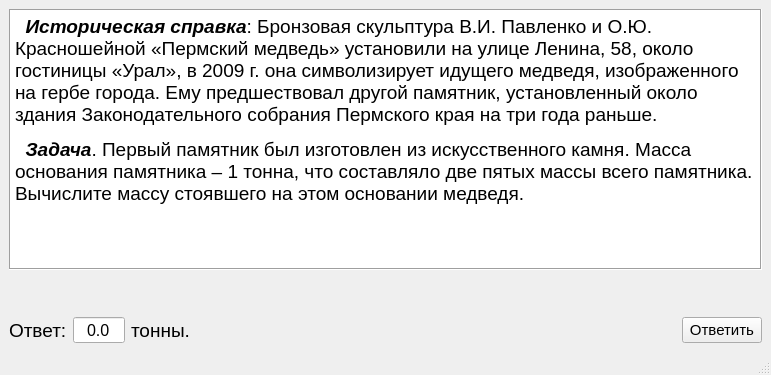
<?xml version="1.0" encoding="UTF-8"?>
<ui version="4.0">
 <class>MainWindow</class>
 <widget class="QMainWindow" name="MainWindow">
  <property name="geometry">
   <rect>
    <x>0</x>
    <y>0</y>
    <width>771</width>
    <height>375</height>
   </rect>
  </property>
  <property name="windowTitle">
   <string>Легенда о Пермском мишке</string>
  </property>
  <widget class="QWidget" name="centralwidget">
   <layout class="QVBoxLayout" name="verticalLayout">
    <item>
     <widget class="QTextBrowser" name="textBrowser">
      <property name="frameShape">
       <enum>QFrame::Box</enum>
      </property>
      <property name="html">
       <string>&lt;!DOCTYPE HTML PUBLIC &quot;-//W3C//DTD HTML 4.0//EN&quot; &quot;http://www.w3.org/TR/REC-html40/strict.dtd&quot;&gt;
&lt;html&gt;&lt;head&gt;&lt;meta name=&quot;qrichtext&quot; content=&quot;1&quot; /&gt;&lt;style type=&quot;text/css&quot;&gt;
p, li { white-space: pre-wrap; }
&lt;/style&gt;&lt;/head&gt;&lt;body style=&quot; font-family:'MS Shell Dlg 2'; font-size:8.25pt; font-weight:400; font-style:normal;&quot;&gt;
&lt;p style=&quot; margin-top:12px; margin-bottom:12px; margin-left:0px; margin-right:0px; -qt-block-indent:0; text-indent:0px;&quot;&gt;&lt;span style=&quot; font-family:'Times New Roman','serif'; font-size:14pt; font-weight:600; font-style:italic;&quot;&gt;  Историческая справка&lt;/span&gt;&lt;span style=&quot; font-family:'Times New Roman','serif'; font-size:14pt;&quot;&gt;: Бронзовая скульптура В.И. Павленко и О.Ю. Красношейной «Пермский медведь» установили на улице Ленина, 58, около гостиницы «Урал», в 2009 г. она символизирует идущего медведя, изображенного на гербе города. Ему предшествовал другой памятник, установленный около здания Законодательного собрания Пермского края на три года раньше.&lt;/span&gt;&lt;span style=&quot; font-size:8pt;&quot;&gt; &lt;/span&gt;&lt;/p&gt;
&lt;p style=&quot; margin-top:12px; margin-bottom:12px; margin-left:0px; margin-right:0px; -qt-block-indent:0; text-indent:0px;&quot;&gt;&lt;span style=&quot; font-family:'Times New Roman','serif'; font-size:14pt; font-weight:600; font-style:italic;&quot;&gt;  Задача&lt;/span&gt;&lt;span style=&quot; font-family:'Times New Roman','serif'; font-size:14pt;&quot;&gt;. Первый памятник был изготовлен из искусственного камня. Масса основания памятника – 1 тонна, что составляло две пятых массы всего памятника. Вычислите массу стоявшего на этом основании медведя.&lt;/span&gt;&lt;span style=&quot; font-size:8pt;&quot;&gt; &lt;/span&gt;&lt;/p&gt;&lt;/body&gt;&lt;/html&gt;</string>
      </property>
     </widget>
    </item>
    <item>
     <spacer name="verticalSpacer">
      <property name="orientation">
       <enum>Qt::Vertical</enum>
      </property>
      <property name="sizeType">
       <enum>QSizePolicy::Minimum</enum>
      </property>
      <property name="sizeHint" stdset="0">
       <size>
        <width>20</width>
        <height>40</height>
       </size>
      </property>
     </spacer>
    </item>
    <item>
     <layout class="QHBoxLayout" name="horizontalLayout">
      <item>
       <widget class="QLabel" name="label">
        <property name="font">
         <font>
          <pointsize>14</pointsize>
          <weight>50</weight>
          <bold>false</bold>
         </font>
        </property>
        <property name="text">
         <string>Ответ:</string>
        </property>
       </widget>
      </item>
      <item>
       <widget class="QDoubleSpinBox" name="doubleSpinBox">
        <property name="font">
         <font>
          <pointsize>12</pointsize>
         </font>
        </property>
        <property name="alignment">
         <set>Qt::AlignCenter</set>
        </property>
        <property name="buttonSymbols">
         <enum>QAbstractSpinBox::NoButtons</enum>
        </property>
        <property name="decimals">
         <number>1</number>
        </property>
       </widget>
      </item>
      <item>
       <widget class="QLabel" name="label_2">
        <property name="font">
         <font>
          <pointsize>14</pointsize>
         </font>
        </property>
        <property name="text">
         <string>тонны.</string>
        </property>
        <property name="alignment">
         <set>Qt::AlignLeading|Qt::AlignLeft|Qt::AlignVCenter</set>
        </property>
       </widget>
      </item>
      <item>
       <spacer name="horizontalSpacer">
        <property name="orientation">
         <enum>Qt::Horizontal</enum>
        </property>
        <property name="sizeHint" stdset="0">
         <size>
          <width>40</width>
          <height>20</height>
         </size>
        </property>
       </spacer>
      </item>
      <item>
       <widget class="QPushButton" name="answerButton">
        <property name="font">
         <font>
          <pointsize>11</pointsize>
         </font>
        </property>
        <property name="text">
         <string>Ответить</string>
        </property>
       </widget>
      </item>
     </layout>
    </item>
   </layout>
  </widget>
  <widget class="QMenuBar" name="menubar">
   <property name="geometry">
    <rect>
     <x>0</x>
     <y>0</y>
     <width>771</width>
     <height>21</height>
    </rect>
   </property>
  </widget>
  <widget class="QStatusBar" name="statusbar"/>
 </widget>
 <resources/>
 <connections/>
</ui>
